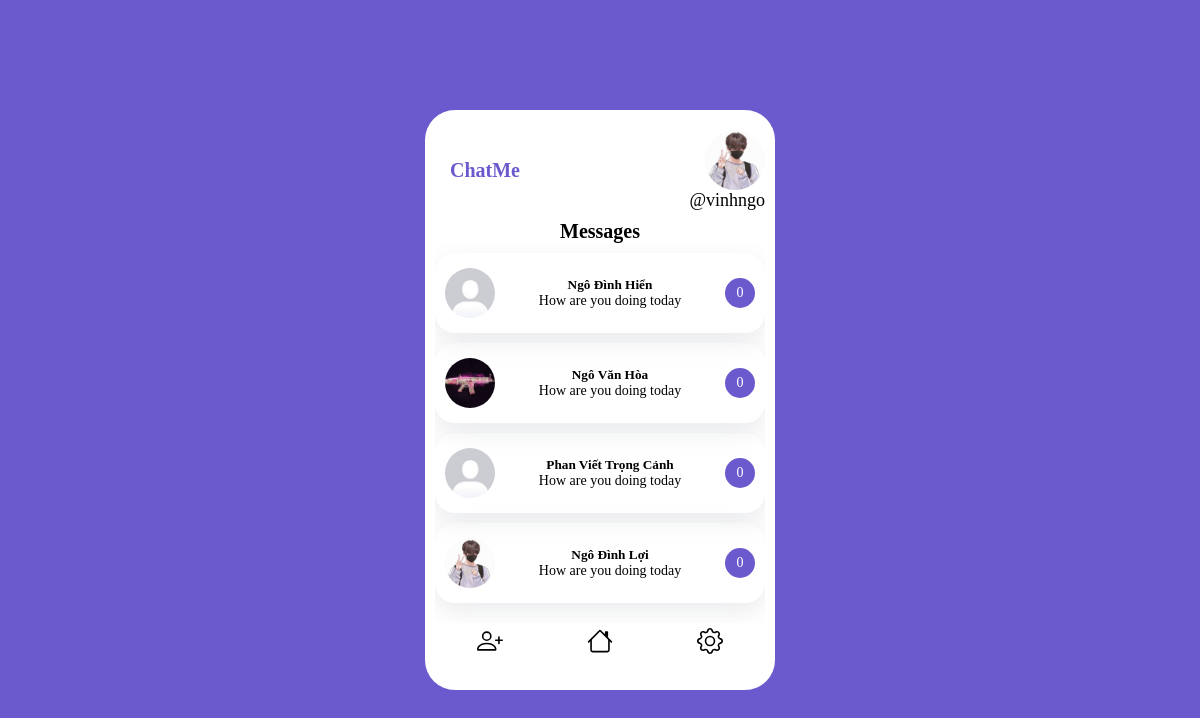
Page /chat/ (signed in) on the committed database.
### mychatapp/models.py (models this page shows, shortened)
class Frofile(models.Model):
    user = models.OneToOneField(User, on_delete=models.CASCADE)
    name = models.CharField(max_length=100)
    pic = models.ImageField(upload_to="img", blank=True, null=True)
    friends = models.ManyToManyField('Friend', related_name='my_friends', blank=True, null=True)

class Friend(models.Model):
    profile = models.OneToOneField(Frofile, on_delete=models.CASCADE)

### mychatapp/views.py (the view)
# urls.py: path('', index, name="index"),
def index(request):
    user = request.user.frofile
    friends = Friend.objects.all()
    context = {'users': user, 'friends': friends}
    return render(request, "mychatapp/index.html", context)

### mychatapp/templates/mychatapp/index.html (shortened to what this page needs)
{% extends "mychatapp/base.html" %}
{% block content %}
<div class="chat-container">
    <div class="main">
      <div class="logo">
        ChatMe
      </div>
      <div class="sub-main">
        <div class="main-user">
          <img src="{{users.pic.url}}" alt="profile picture" />
        </div>
        <p>@{{request.user.username}}</p>
      </div>
    </div>
    <div class="header">Messages</div>
    <div class="friends-container">
      {% for friend in friends %}
      <a href="{% url 'detail' friend.profile.id %}" style="color:black; text-decoration: none">
        <div class="friends">
          <div class="pic">
            <img src="{{ friend.profile.pic.url }}" alt="Loi" />
          </div>
          <div class="name">
            <h5>{{ friend.profile.name }}</h5>
            <p>How are you doing today</p>
          </div>
          <div class="time_new_msg">
            <div class="msg">0</div>
          </div>
        </div>
      </a>
      {% endfor %}
    </div>
    <div class="footer">
      <div>
      </div>
      <div>
      </div>
      <div>
      </div>
    </div>
</div>
{% endblock content %}

### mychatapp/templates/mychatapp/base.html (shortened to what this page needs)
{% load static %}
<!DOCTYPE html>
<html lang="en">
<head>
    <link rel="stylesheet" href="{% static 'css/style.css'%}">
</head>
<body>
    {% block content %}{% endblock content %}
</body>
</html>

### mychatapp/static/css/style.css (style rules this page uses)
* { padding: 0px; margin: 0px; box-sizing: border-box; font-family: Poppins; }
body { width: 100%; height: 100vh; display: flex; align-items: center; justify-content: center; background-color: slateblue; font-family: Poppins; }
.logo { width: 100px; height: 100px; display: flex; align-items: center; justify-content: center; font-size: 20px; font-weight: bold; color: slateblue; line-height: 20px; }
.main { width: 100%; height: auto; display: flex; align-items: center; justify-content: space-between; }
img { object-fit: cover; height: 100%; width: 100%; border-radius: 50%; }
.chat-container, .chat-container2 { width: 350px; height: 580px; background-color: white; border-radius: 30px; padding: 10px 10px }
.sub-main { width: 200px; display: flex; align-items: flex-end; justify-content: center; flex-direction: column; }
.sub-main p { font-size: 18px; }
.main-user { width: 60px; height: 60px; float: right; border-radius: 50%; }
.header { width: 100%; height: auto; display: flex; align-items: center; justify-content: center; font-size: 20px; font-weight: bold; }
.friends-container { width: 100%; height: 380px; overflow: auto; }
.friends { width: 100%; height: 80px; box-shadow: rgba(149, 157, 165, 0.2) 0px 8px 24px; border-radius: 20px; display: flex; align-items: center; justify-content: space-between; margin-top: 10px; padding: 0px 10px; }
.pic, .pro-pic { width: 50px; height: 50px; border-radius: 50%; }
.name { flex-grow: 2; display: flex; align-items: center; justify-content: center; flex-direction: column; }
.name p { font-size: 14px; }
.time_new_msg { width: auto; height: 50px; display: flex; align-items: center; justify-content: center; flex-direction: column; }
.msg { width: 30px; height: 30px; background-color: slateblue; border-radius: 50%; text-align: center; color: white; display: flex; align-items: center; justify-content: center; font-size: 14px; }
.footer { width: 100%; height: 40px; display: flex; align-items: center; justify-content: space-around; }
svg { cursor: pointer; }

### rows in the picture
Frofile: pic (picture)
Friend: profile.pic (placeholder picture), profile.name "Ngô Đình Hiển"
Friend: profile.pic (picture), profile.name "Ngô Văn Hòa"
Friend: profile.pic (picture), profile.name "Phan Viết Trọng Cảnh"
Friend: profile.pic (picture), profile.name "Ngô Đình Lợi"

### other values in the picture
{{ request.user.username }} "vinhngo"
